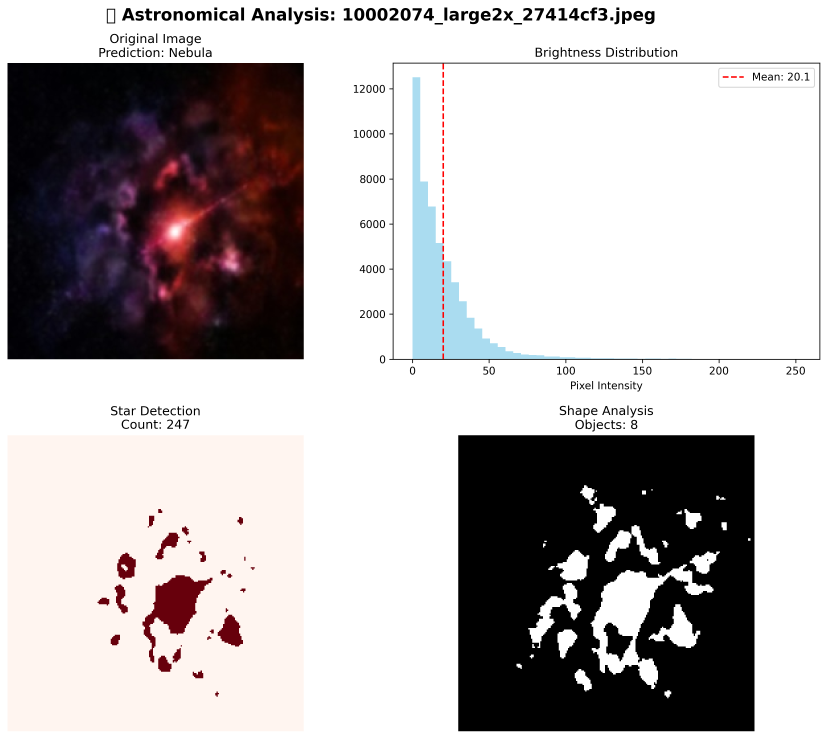
#> input picture models/presentation_analysis_10002074_large2x_27414cf3.png, 3308 x 2955 px (shown at 1/4 size)
$ python -i presentation_analyzer.py   (imports and definitions only)   (older library calls are emulated)
#> lines starting #> are read from the running program, lines starting #| are printed output that depends on the picture; after the words box and inside, x2 and y2 are one past the last pixel; in counts of white or black regions, pixels touching at a corner belong together
"""
🎯 FOR PRESENTATION: Astronomical Image Analysis & Feature Extraction
Supporting model predictions with scientific analysis module
"""

import cv2
import numpy as np
import matplotlib.pyplot as plt
import pandas as pd
from PIL import Image
import os
import json

class PresentationAnalyzer:
    """Optimized astronomical image analysis for presentations"""

    def __init__(self):
        self.results = {}

    def analyze_for_presentation(self, image_path, model_prediction=None, confidence=None):
        """Comprehensive analysis for presentations"""
        print(f"🔬 Scientific Analysis: {os.path.basename(image_path)}")
        print("="*50)

        # 1. Image loading
        img = cv2.imread(image_path)
#> img is the input picture: shape (2955, 3308, 3); mean B, G, R 181.7, 181.1, 185.8
        gray = cv2.cvtColor(img, cv2.COLOR_BGR2GRAY)
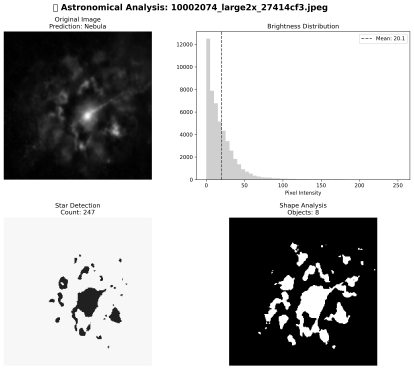
#> gray: shape (2955, 3308) (shown at 1/8 size); min 0, max 255, mean 182.5

        # 2. Basic features
        basic_features = self._extract_basic_features(gray)
#> basic_features = {'brightness_mean': 182.5, 'brightness_std': 110.1, 'contrast_ratio': 255, 'image_quality': 'High'}

        # 3. Star analysis
        star_analysis = self._analyze_stars(gray)

        # 4. Shape analysis
        shape_analysis = self._analyze_shapes(gray)

        # 5. Texture analysis
        texture_analysis = self._analyze_texture(gray)

        # 6. Combine results
        analysis = {
            'image_path': image_path,
            'model_prediction': model_prediction,
            'confidence': confidence,
            **basic_features,
            **star_analysis,
            **shape_analysis,
            **texture_analysis
        }

        # 7. Create presentation report
        self._generate_presentation_report(analysis, image_path)

        return analysis

    def _extract_basic_features(self, gray_image):
        """Basic image properties"""
        return {
            'brightness_mean': float(np.mean(gray_image)),
            'brightness_std': float(np.std(gray_image)),
            'contrast_ratio': float(np.max(gray_image) - np.min(gray_image)),
            'image_quality': 'High' if np.std(gray_image) > 30 else 'Medium'
        }

    def _analyze_stars(self, gray_image):
        """Star density and distribution analysis"""
        # Consider bright pixels as stars
        bright_threshold = np.percentile(gray_image, 95)
#> bright_threshold = 255
        bright_pixels = np.sum(gray_image > bright_threshold)
#> bright_pixels = 0
        total_pixels = gray_image.size

        # Calculate star density
        star_density = bright_pixels / total_pixels
#> star_density = 0
#> in analyze_for_presentation, `star_analysis = self._analyze_stars(gray)`: star_analysis = {'star_density': 0, 'estimated_star_count': 0, 'star_category': 'Sparse Star Field', 'brightness_distribution': 'Varied'}

        # Determine star category
        if star_density > 0.15:
            star_category = "Dense Star Field"
        elif star_density > 0.05:
            star_category = "Moderate Density"
        else:
            star_category = "Sparse Star Field"

        return {
            'star_density': float(star_density),
            'estimated_star_count': int(bright_pixels / 10),  # Rough estimate
            'star_category': star_category,
            'brightness_distribution': 'Uniform' if np.std(gray_image) < 50 else 'Varied'
        }

    def _analyze_shapes(self, gray_image):
        """Shape and object analysis"""
        # Binary threshold
        _, binary = cv2.threshold(gray_image, 0, 255, cv2.THRESH_BINARY + cv2.THRESH_OTSU)
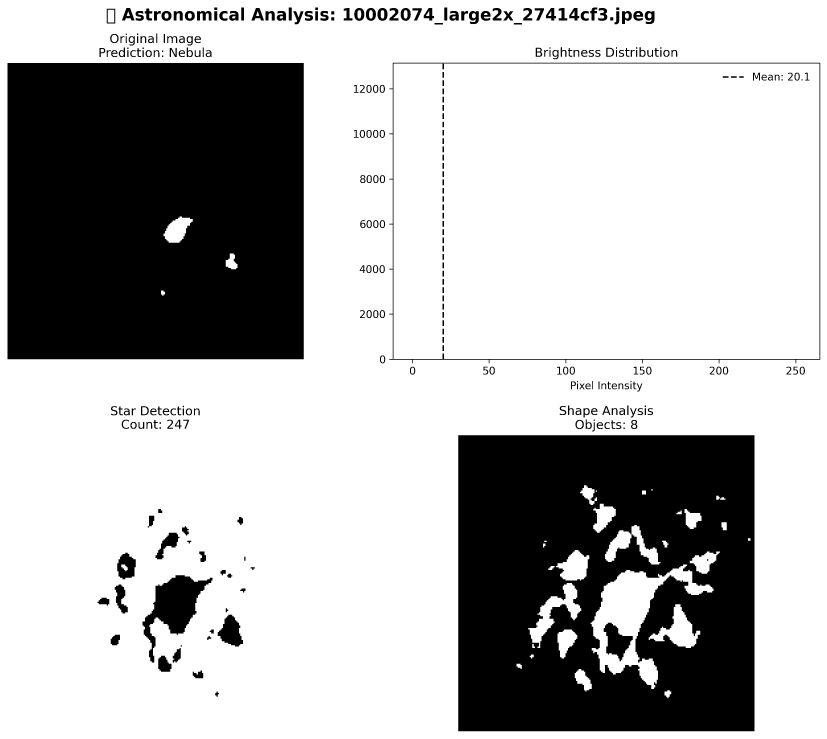
#> binary: shape (2955, 3308) (shown at 1/4 size); 71.1% white; 303 black regions, largest, box (x1, y1, x2, y2) and area: (30, 252, 1215, 1437) 1394607, (1833, 1741, 3018, 2925) 1234315, (570, 2301, 850, 2650) 37071

        # Contour bulma
        contours, _ = cv2.findContours(binary, cv2.RETR_EXTERNAL, cv2.CHAIN_APPROX_SIMPLE)
#> contours = [[[0, 0], [0, 2954], [3307, 2954], [3307, 0]]]

        # Büyük nesneleri filtrele
        significant_objects = [c for c in contours if cv2.contourArea(c) > 100]
#> significant_objects = [[[0, 0], [0, 2954], [3307, 2954], [3307, 0]]]

        # Shape analysis
        total_area = sum(cv2.contourArea(c) for c in significant_objects)
#> total_area = 9768878
        avg_circularity = 0

        for contour in significant_objects:
            area = cv2.contourArea(contour)
            perimeter = cv2.arcLength(contour, True)
            if perimeter > 0:
                circularity = (4 * np.pi * area) / (perimeter ** 2)
                avg_circularity += circularity
#> this loop made 1 pass
#> (contour, area, perimeter, circularity, avg_circularity) on pass 1: ([[0, 0], [0, 2954], [3307, 2954], [3307, 0]], 9768878, 12522, 0.783, 0.783)
#> after the loop, avg_circularity = 0.783
#> in analyze_for_presentation, `shape_analysis = self._analyze_shapes(gray)`: shape_analysis = {'detected_objects': 1, 'total_object_area': 9768878, 'average_circularity': 0.783, 'shape_category': 'Regular/Spherical', 'complexity': 'Low'}

        avg_circularity = avg_circularity / max(len(significant_objects), 1)

        # Shape category
        if avg_circularity > 0.7:
            shape_category = "Regular/Spherical"
        elif avg_circularity > 0.4:
            shape_category = "Partially Regular"
        else:
            shape_category = "Irregular/Spiral"

        return {
            'detected_objects': len(significant_objects),
            'total_object_area': int(total_area),
            'average_circularity': float(avg_circularity),
            'shape_category': shape_category,
            'complexity': 'High' if len(significant_objects) > 20 else 'Low'
        }

    def _analyze_texture(self, gray_image):
        """Texture and structure analysis"""
        # Gradient analysis
        grad_x = cv2.Sobel(gray_image, cv2.CV_64F, 1, 0, ksize=3)
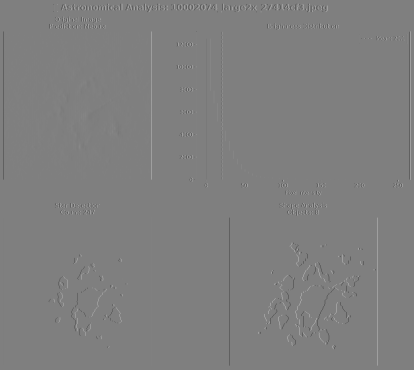
#> grad_x: shape (2955, 3308) float64 (shown at 1/8 size); min -1020, max 1020, mean 0; drawn with min black and max white
        grad_y = cv2.Sobel(gray_image, cv2.CV_64F, 0, 1, ksize=3)
        gradient_magnitude = np.sqrt(grad_x**2 + grad_y**2)
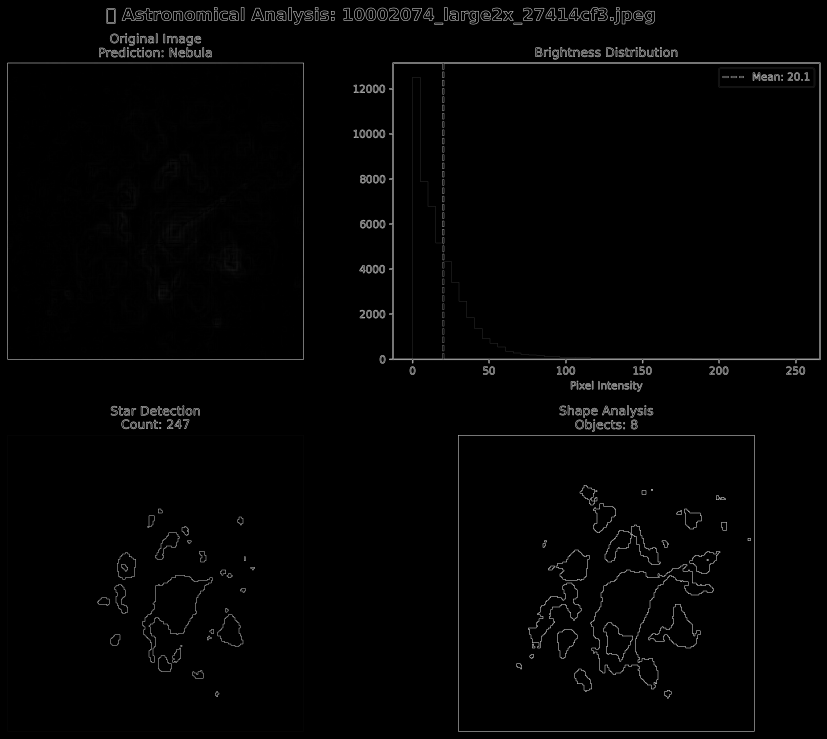
#> gradient_magnitude: shape (2955, 3308) float64 (shown at 1/4 size); min 0, max 1106.1, mean 15.1; drawn with min black and max white

        texture_energy = np.var(gradient_magnitude)
#> texture_energy = 12380.6
        edge_density = np.sum(gradient_magnitude > np.percentile(gradient_magnitude, 90)) / gradient_magnitude.size
#> edge_density = 0.0872
#> in analyze_for_presentation, `texture_analysis = self._analyze_texture(gray)`: texture_analysis = {'texture_energy': 12380.6, 'edge_density': 0.0872, 'texture_category': 'High Detail', 'surface_complexity': 'Complex'}

        # Texture category
        if texture_energy > 1000:
            texture_category = "High Detail"
        elif texture_energy > 400:
            texture_category = "Medium Detail"
        else:
            texture_category = "Low Detail"

        return {
            'texture_energy': float(texture_energy),
            'edge_density': float(edge_density),
            'texture_category': texture_category,
            'surface_complexity': 'Smooth' if texture_energy < 500 else 'Complex'
        }

    def _generate_presentation_report(self, analysis, image_path):
        """Generate formatted report for presentations"""
        filename = os.path.basename(image_path).split('.')[0]

        print(f"\n🎯 PRESENTATION REPORT: {filename}")
        print("="*60)

        if analysis['model_prediction']:
            print(f"🤖 AI Prediction: {analysis['model_prediction']} ({analysis.get('confidence', 0):.1f}% confidence)")

        print(f"\n📊 SCIENTIFIC ANALYSIS:")
        print(f"  🌟 Star Category: {analysis['star_category']}")
#|   🌟 Star Category: Sparse Star Field
        print(f"  🔢 Estimated Star Count: {analysis['estimated_star_count']}")
#|   🔢 Estimated Star Count: 0
        print(f"  📐 Shape Category: {analysis['shape_category']}")
#|   📐 Shape Category: Regular/Spherical
        print(f"  🎨 Texture Category: {analysis['texture_category']}")
#|   🎨 Texture Category: High Detail
        print(f"  🔍 Detected Objects: {analysis['detected_objects']} items")
#|   🔍 Detected Objects: 1 items

        print(f"\n📈 TECHNICAL DETAILS:")
        print(f"  💡 Average Brightness: {analysis['brightness_mean']:.1f}/255")
#|   💡 Average Brightness: 182.5/255
        print(f"  📊 Contrast Ratio: {analysis['contrast_ratio']:.0f}")
#|   📊 Contrast Ratio: 255
        print(f"  🎯 Star Density: {analysis['star_density']:.3f}")
#|   🎯 Star Density: 0.000
        print(f"  🔄 Average Symmetry: {analysis['average_circularity']:.3f}")
#|   🔄 Average Symmetry: 0.783

        # Save results as JSON
        output_file = f"models/analysis_{filename}.json"
        with open(output_file, 'w', encoding='utf-8') as f:
            json.dump(analysis, f, indent=2, ensure_ascii=False)
        print(f"\n💾 Detailed analysis saved: {output_file}")

    # [95 lines left out: functions create_presentation_visualization, demo_for_presentation, main, not called in this run]

# [2 lines not run here, left out]

>>> result = PresentationAnalyzer().analyze_for_presentation('../models/presentation_analysis_10002074_large2x_27414cf3.png')
#> result = 20 items

$ run again, on models/analysis_100263_4e77db06.png
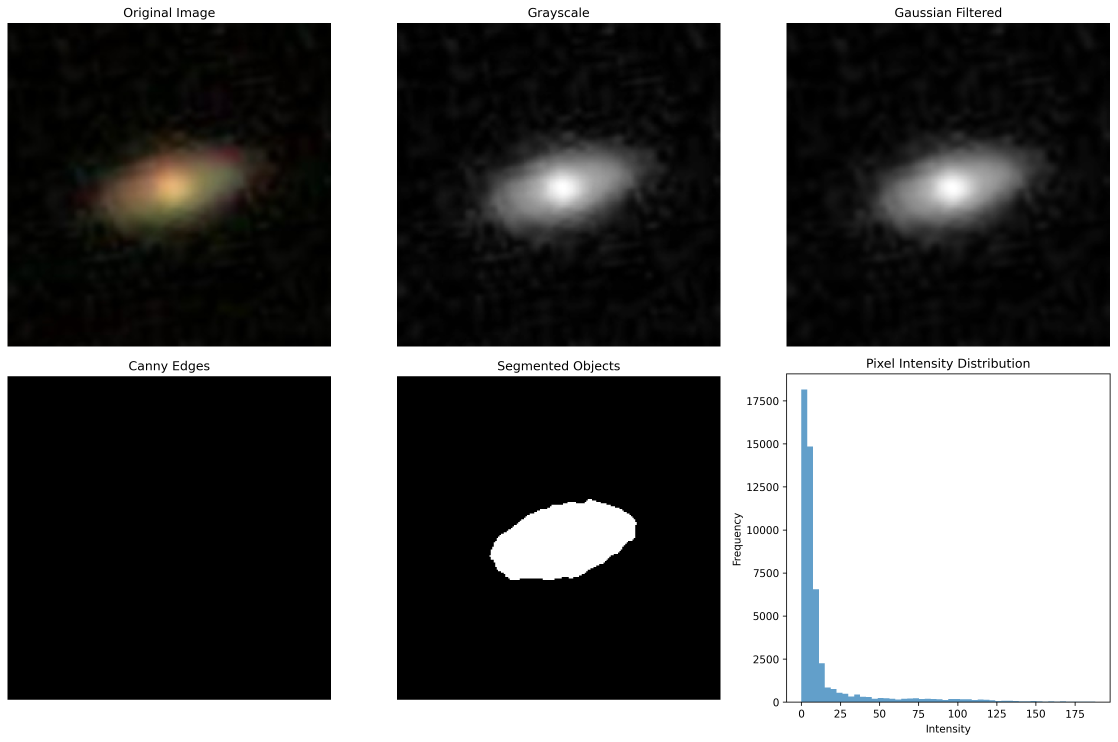
#> input picture models/analysis_100263_4e77db06.png, 4470 x 2968 px (shown at 1/4 size)
#> in analyze_for_presentation, img is the input picture: shape (2968, 4470, 3); mean B, G, R 101.1, 101.5, 101.4
#> basic_features = {'brightness_mean': 101.4, 'brightness_std': 119.7, 'contrast_ratio': 255, 'image_quality': 'High'}
#> bright_threshold = 255
#> bright_pixels = 0
#> star_analysis = {'star_density': 0, 'estimated_star_count': 0, 'star_category': 'Sparse Star Field', 'brightness_distribution': 'Varied'}
#> in _analyze_shapes, `_, binary = cv2.threshold(gray_image, 0, 255, cv2.THRESH_BINARY + cv2...`:
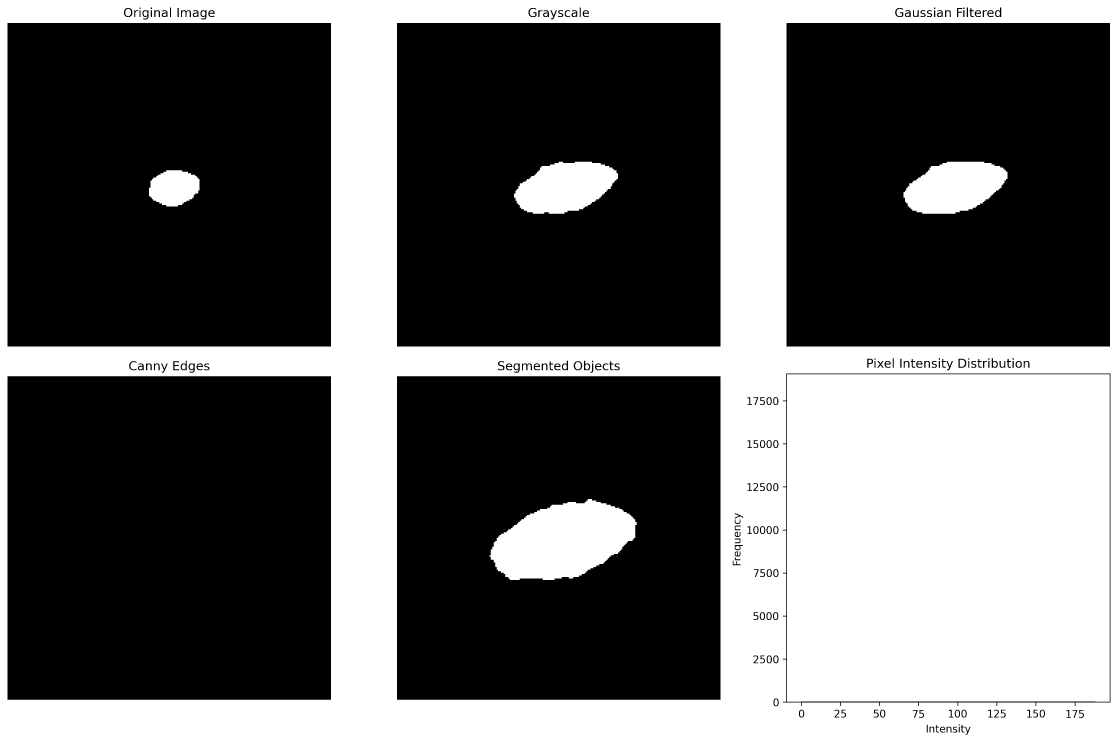
#> binary: shape (2968, 4470) (shown at 1/4 size); 38.6% white; 66 white regions, largest, box (x1, y1, x2, y2) and area: (0, 0, 4470, 2968) 3131728, (3148, 1497, 4439, 2807) 1690034, (1958, 1996, 2547, 2320) 132534
#> contours = [[[0, 0], [0, 2967], [4469, 2967], [4469, 0]]]
#> total_area = 13259523
#> the loop in _analyze_shapes, `for contour in significant_objects:` made 1 pass
#> (contour, area, perimeter, circularity, avg_circularity) on pass 1: ([[0, 0], [0, 2967], [4469, 2967], [4469, 0]], 13259523, 14872, 0.753, 0.753)
#> after the loop in _analyze_shapes, `for contour in significant_objects:`: avg_circularity = 0.753
#> shape_analysis = {'detected_objects': 1, 'total_object_area': 13259523, 'average_circularity': 0.753, 'shape_category': 'Regular/Spherical', 'complexity': 'Low'}
#> in _analyze_texture, `gradient_magnitude = np.sqrt(grad_x**2 + grad_y**2)`:
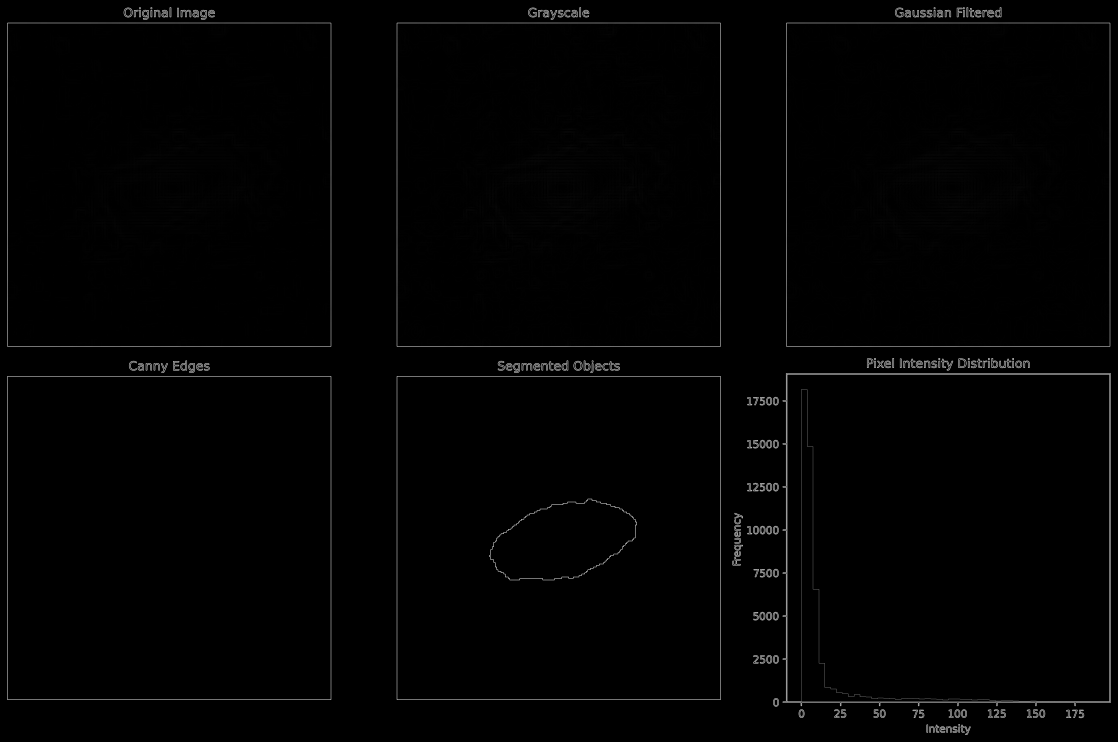
#> gradient_magnitude: shape (2968, 4470) float64 (shown at 1/4 size); min 0, max 1106.1, mean 10.5; drawn with min black and max white
#> texture_energy = 8362.1
#> edge_density = 0.0864
#> texture_analysis = {'texture_energy': 8362.1, 'edge_density': 0.0864, 'texture_category': 'High Detail', 'surface_complexity': 'Complex'}
#|   🌟 Star Category: Sparse Star Field
#|   🔢 Estimated Star Count: 0
#|   📐 Shape Category: Regular/Spherical
#|   🎨 Texture Category: High Detail
#|   🔍 Detected Objects: 1 items
#|   💡 Average Brightness: 101.4/255
#|   📊 Contrast Ratio: 255
#|   🎯 Star Density: 0.000
#|   🔄 Average Symmetry: 0.753
#> result = 20 items
